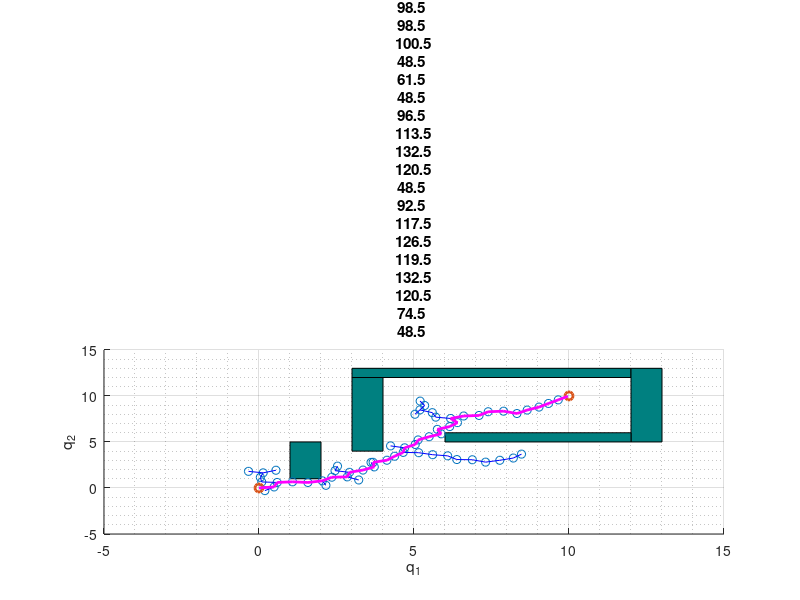

Recreate this plot in MATLAB.
%% Housekeeping
clear all
close all
clc

obstacle1 = {[1,1],[2,1],[2,5],[1,5]};
obstacle2 = {[3,4],[4,4],[4,12],[3,12]};
obstacle3 = {[3,12],[12,12],[12,13],[3,13]};
obstacle4 = {[12,5],[13,5],[13,13],[12,13]};
obstacle5 = {[6,5],[12,5],[12,6],[6,6]};
obstacles = {obstacle1,obstacle2,obstacle3,obstacle4,obstacle5};

%% Part a)
start = [0,0];
goal = [10,10];
verts = csvread('data/rrt3a2_verts.csv');
edges = csvread('data/rrt3a2_edges.csv');
path = csvread('data/rrt3a2_path.csv');
path_length = path(1);
path = path(2:end);
figure
x0=100;
y0=50;
width=900;
height=350;
set(gcf,'position',[x0,y0,width,height])
for obstacle = obstacles
   rectangle('Position',[obstacle{1}{1} abs(obstacle{1}{1}(1)-obstacle{1}{2}(1)) abs(obstacle{1}{2}(2)-obstacle{1}{3}(2))],'FaceColor',[0 .5 .5]);
end
hold on
% Plot PRM verts
x = verts(2:end-1,1);
y = verts(2:end-1,2);
scatter(x,y,'or')
scatter([start(1),goal(1)],[start(2),goal(2)],'ob','LineWidth',2) % Start and Goal
a = [1:length(verts)-2]'; b = num2str(a); c = cellstr(b);
dx = 0.1; dy = 0.1; % displacement so the text does not overlay the data points
%text(x+dx, y+dy, c);
% Plot PRM edges
for i=1:length(edges)
   plot([verts(edges(i,1)+1,1),verts(edges(i,2)+1,1)],[verts(edges(i,1)+1,2),verts(edges(i,2)+1,2)],'b') 
end

% Plot path
plot(verts(path+1,1),verts(path+1,2),'m','LineWidth',2);
grid on
grid minor
xlabel('q_1')
ylabel('q_2')
title("RRT - Path Length: " + path_length)